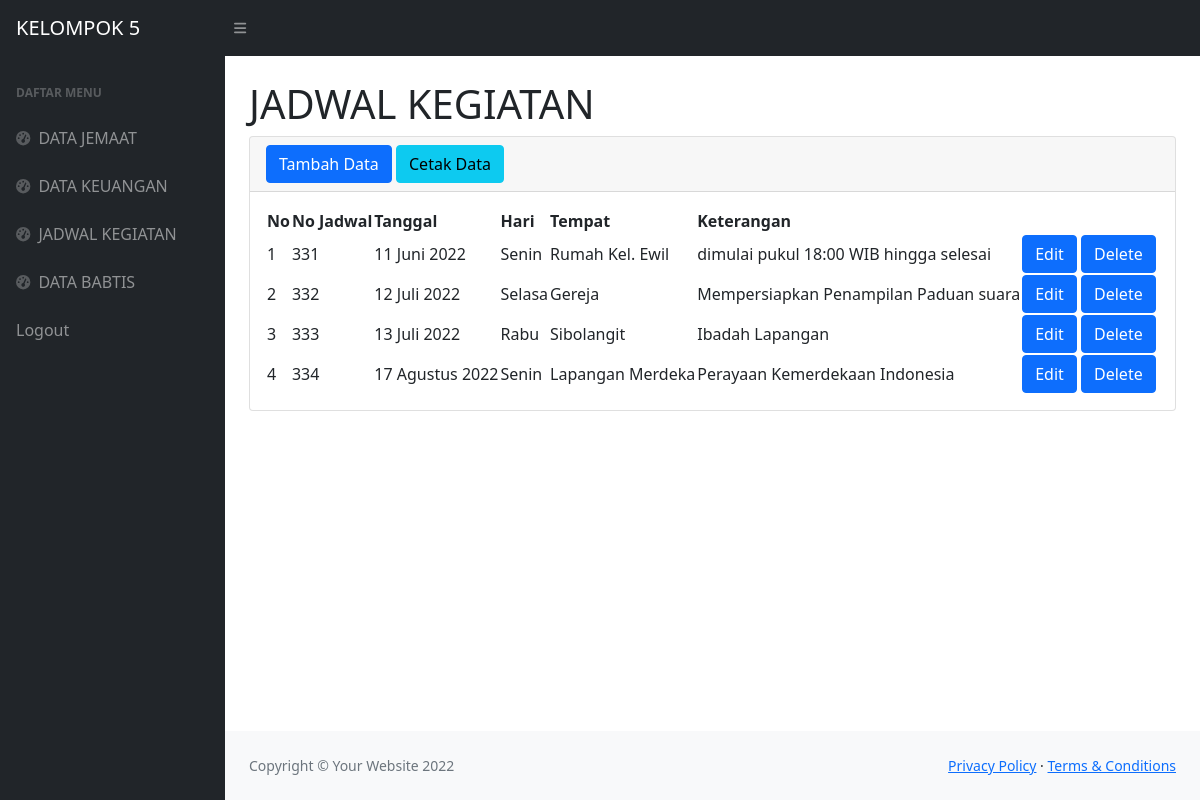
The page /projekprakweb/jadwalkegiatan.php (signed in) on the database its author committed.
### tables this page shows
CREATE TABLE `jadwal` (
  `nojadwal` int(11) NOT NULL,
  `tanggal` text NOT NULL,
  `hari` varchar(50) NOT NULL,
  `tempat` varchar(50) NOT NULL,
  `keterangan` varchar(50) NOT NULL
);

### projekprakweb/jadwalkegiatan.php (the view, shortened to what this page needs)
<?php
require 'function.php';
?>
<!DOCTYPE html>
<html lang="en">
    <head>
        <link href="https://cdn.jsdelivr.net/npm/simple-datatables@latest/dist/style.css" rel="stylesheet" />
        <link href="css/styles.css" rel="stylesheet" />
    </head>
    <body class="sb-nav-fixed">
        <nav class="sb-topnav navbar navbar-expand navbar-dark bg-dark">
            <a class="navbar-brand ps-3" href="index.PHP">KELOMPOK 5</a>
            <button class="btn btn-link btn-sm order-1 order-lg-0 me-4 me-lg-0" id="sidebarToggle" href="#!"><i class="fas fa-bars"></i></button>
        </nav>
        <div id="layoutSidenav">
            <div id="layoutSidenav_nav">
                <nav class="sb-sidenav accordion sb-sidenav-dark" id="sidenavAccordion">
                    <div class="sb-sidenav-menu">
                        <div class="nav">
                            <div class="sb-sidenav-menu-heading">Daftar Menu</div>
                            <a class="nav-link" href="index.php">
                                <div class="sb-nav-link-icon"><i class="fas fa-tachometer-alt"></i></div>
                                DATA JEMAAT
                            </a>
                            <a class="nav-link" href="datakeuangan.php">
                                <div class="sb-nav-link-icon"><i class="fas fa-tachometer-alt"></i></div>
                                DATA KEUANGAN
                            </a>
                            <a class="nav-link" href="jadwalkegiatan.php">
                                <div class="sb-nav-link-icon"><i class="fas fa-tachometer-alt"></i></div>
                                JADWAL KEGIATAN
                            </a>
                            <a class="nav-link" href="babtis.php">
                                <div class="sb-nav-link-icon"><i class="fas fa-tachometer-alt"></i></div>
                                DATA BABTIS
                            </a>
                            <a class="nav-link" href="logout.php">
                               Logout
                            </a>
                </nav>
            </div>
            <div id="layoutSidenav_content">
                <main>
                    <div class="container-fluid px-4">
                        <h1 class="mt-4">JADWAL KEGIATAN</h1>
                        <div class="card mb-4">
                            <div class="card-header">
                            <button type="button" class="btn btn-primary" data-bs-toggle="modal" data-bs-target="#myModal">
                               Tambah Data
                            </button>
                            <a href="cetak2.php" class="btn btn-info">Cetak Data</a>
                            </div>
                            <div class="card-body">
                                <table id="datatablesSimple">
                                    <thead>
                                        <tr>
                                            <th>No</th>
                                            <th>No Jadwal</th>
                                            <th>Tanggal</th>
                                            <th>Hari</th>
                                            <th>Tempat</th>
                                            <th>Keterangan</th>
                                        </tr>
                                    </thead>
                                    <tbody>
                                        <?php
                                        $i= 1;
                                        $ambilsemuadata = mysqli_query($conn,"select * from jadwal");
                                        while($data=mysqli_fetch_array($ambilsemuadata)){
                                            $nojad = $data['nojadwal'];
                                            $tgl = $data['tanggal'];
                                            $hari= $data['hari'];
                                            $tempat= $data['tempat'];
                                            $keterangan= $data['keterangan'];
                                        ?>
                                        <tr>
                                            <td><?=$i++; ?></td>
                                            <td><?=$nojad;?></td>
                                            <td><?=$tgl;?></td>
                                            <td><?=$hari;?></td>
                                            <td><?=$tempat;?></td>
                                            <td><?=$keterangan;?></td>
                                            <td>
                                                <button type="button" class="btn btn-primary" data-bs-toggle="modal" data-bs-target="#editdata<?=$nojad;?>">
                                                    Edit
                                                </button>
                                                <button type="button" class="btn btn-primary" data-bs-toggle="modal" data-bs-target="#delete<?=$nojad;?>">
                                                    Delete
                                                </button>
                                        </td>
                                        </tr>
                                       <?php
                                       };
                                       ?>
                                    </tbody>
                                </table>
                            </div>
                        </div>
                    </div>
                </main>
                <footer class="py-4 bg-light mt-auto">
                    <div class="container-fluid px-4">
                        <div class="d-flex align-items-center justify-content-between small">
                            <div class="text-muted">Copyright &copy; Your Website 2022</div>
                            <div>
                                <a href="#">Privacy Policy</a>
                                &middot;
                                <a href="#">Terms &amp; Conditions</a>
                            </div>
                        </div>
                    </div>
                </footer>
            </div>
        </div>
    </body>
</html>

### rows shown on the page
jadwal: nojadwal "331", tanggal "11 Juni 2022", hari "Senin", tempat "Rumah Kel. Ewil", keterangan "dimulai pukul 18:00 WIB hingga selesai"
jadwal: nojadwal "332", tanggal "12 Juli 2022", hari "Selasa", tempat "Gereja", keterangan "Mempersiapkan Penampilan Paduan suara"
jadwal: nojadwal "333", tanggal "13 Juli 2022", hari "Rabu", tempat "Sibolangit", keterangan "Ibadah Lapangan"
jadwal: nojadwal "334", tanggal "17 Agustus 2022", hari "Senin", tempat "Lapangan Merdeka", keterangan "Perayaan Kemerdekaan Indonesia"
